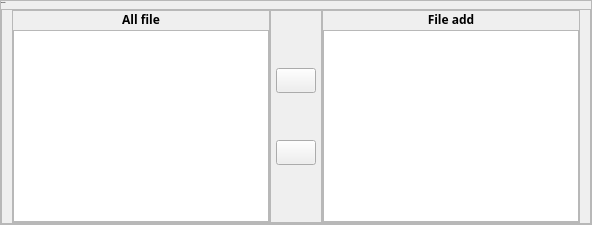
           <widget class="QFrame" name="frame_add_data">
            <property name="minimumSize">
             <size>
              <width>0</width>
              <height>120</height>
             </size>
            </property>
            <property name="maximumSize">
             <size>
              <width>16777215</width>
              <height>16777215</height>
             </size>
            </property>
            <property name="frameShape">
             <enum>QFrame::StyledPanel</enum>
            </property>
            <property name="frameShadow">
             <enum>QFrame::Raised</enum>
            </property>
            <layout class="QVBoxLayout" name="verticalLayout_6">
             <property name="spacing">
              <number>5</number>
             </property>
             <property name="leftMargin">
              <number>0</number>
             </property>
             <property name="topMargin">
              <number>0</number>
             </property>
             <property name="rightMargin">
              <number>0</number>
             </property>
             <property name="bottomMargin">
              <number>0</number>
             </property>
             <item>
              <widget class="QLabel" name="label_add_data">
               <property name="font">
                <font>
                 <family>Malgun Gothic</family>
                 <pointsize>-1</pointsize>
                 <weight>75</weight>
                 <bold>true</bold>
                </font>
               </property>
               <property name="text">
                <string>Add data</string>
               </property>
              </widget>
             </item>
             <item>
              <widget class="QFrame" name="frame_list_item_button_add">
               <property name="frameShape">
                <enum>QFrame::StyledPanel</enum>
               </property>
               <property name="frameShadow">
                <enum>QFrame::Raised</enum>
               </property>
               <layout class="QHBoxLayout" name="horizontalLayout_6">
                <property name="spacing">
                 <number>0</number>
                </property>
                <property name="leftMargin">
                 <number>10</number>
                </property>
                <property name="topMargin">
                 <number>0</number>
                </property>
                <property name="rightMargin">
                 <number>10</number>
                </property>
                <property name="bottomMargin">
                 <number>0</number>
                </property>
                <item>
                 <widget class="QFrame" name="frame_list_item_all">
                  <property name="frameShape">
                   <enum>QFrame::StyledPanel</enum>
                  </property>
                  <property name="frameShadow">
                   <enum>QFrame::Raised</enum>
                  </property>
                  <layout class="QVBoxLayout" name="verticalLayout_8">
                   <property name="spacing">
                    <number>2</number>
                   </property>
                   <property name="leftMargin">
                    <number>0</number>
                   </property>
                   <property name="topMargin">
                    <number>0</number>
                   </property>
                   <property name="rightMargin">
                    <number>0</number>
                   </property>
                   <property name="bottomMargin">
                    <number>0</number>
                   </property>
                   <item>
                    <widget class="QLabel" name="label_all">
                     <property name="font">
                      <font>
                       <family>Malgun Gothic</family>
                       <pointsize>9</pointsize>
                       <weight>75</weight>
                       <bold>true</bold>
                      </font>
                     </property>
                     <property name="text">
                      <string>All file</string>
                     </property>
                     <property name="alignment">
                      <set>Qt::AlignCenter</set>
                     </property>
                    </widget>
                   </item>
                   <item>
                    <widget class="ListWidgetMoveItem" name="listWidget_all">
                     <property name="selectionMode">
                      <enum>QAbstractItemView::ExtendedSelection</enum>
                     </property>
                    </widget>
                   </item>
                  </layout>
                 </widget>
                </item>
                <item>
                 <widget class="QFrame" name="frame_button_add_remove">
                  <property name="frameShape">
                   <enum>QFrame::StyledPanel</enum>
                  </property>
                  <property name="frameShadow">
                   <enum>QFrame::Raised</enum>
                  </property>
                  <layout class="QVBoxLayout" name="verticalLayout_7">
                   <property name="spacing">
                    <number>0</number>
                   </property>
                   <property name="leftMargin">
                    <number>5</number>
                   </property>
                   <property name="topMargin">
                    <number>10</number>
                   </property>
                   <property name="rightMargin">
                    <number>5</number>
                   </property>
                   <property name="bottomMargin">
                    <number>10</number>
                   </property>
                   <item>
                    <widget class="QPushButton" name="pushButton_add">
                     <property name="minimumSize">
                      <size>
                       <width>30</width>
                       <height>25</height>
                      </size>
                     </property>
                     <property name="text">
                      <string/>
                     </property>
                     <property name="icon">
                      <iconset resource="../imgs/icons.qrc">
                       <normaloff>:/icons/svg/chevrons-right.svg</normaloff>:/icons/svg/chevrons-right.svg</iconset>
                     </property>
                    </widget>
                   </item>
                   <item>
                    <widget class="QPushButton" name="pushButton_remove">
                     <property name="minimumSize">
                      <size>
                       <width>30</width>
                       <height>25</height>
                      </size>
                     </property>
                     <property name="text">
                      <string/>
                     </property>
                     <property name="icon">
                      <iconset resource="../imgs/icons.qrc">
                       <normaloff>:/icons/svg/chevrons-left.svg</normaloff>:/icons/svg/chevrons-left.svg</iconset>
                     </property>
                    </widget>
                   </item>
                  </layout>
                 </widget>
                </item>
                <item>
                 <widget class="QFrame" name="frame_list_item_add">
                  <property name="frameShape">
                   <enum>QFrame::StyledPanel</enum>
                  </property>
                  <property name="frameShadow">
                   <enum>QFrame::Raised</enum>
                  </property>
                  <layout class="QVBoxLayout" name="verticalLayout_9">
                   <property name="spacing">
                    <number>2</number>
                   </property>
                   <property name="leftMargin">
                    <number>0</number>
                   </property>
                   <property name="topMargin">
                    <number>0</number>
                   </property>
                   <property name="rightMargin">
                    <number>0</number>
                   </property>
                   <property name="bottomMargin">
                    <number>0</number>
                   </property>
                   <item>
                    <widget class="QLabel" name="label_add">
                     <property name="font">
                      <font>
                       <family>Malgun Gothic</family>
                       <pointsize>9</pointsize>
                       <weight>75</weight>
                       <bold>true</bold>
                      </font>
                     </property>
                     <property name="text">
                      <string>File add</string>
                     </property>
                     <property name="alignment">
                      <set>Qt::AlignCenter</set>
                     </property>
                    </widget>
                   </item>
                   <item>
                    <widget class="ListWidgetMoveItem" name="listWidget_add">
                     <property name="selectionMode">
                      <enum>QAbstractItemView::ExtendedSelection</enum>
                     </property>
                    </widget>
                   </item>
                  </layout>
                 </widget>
                </item>
               </layout>
              </widget>
             </item>
            </layout>
           </widget>
